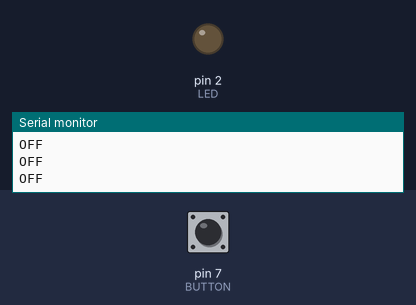
Simulated run of this sketch. Board: Arduino Uno, built with avr-gcc and run on an emulated ATmega328P. Parts: output pins drawn as LEDs (lit = HIGH), the last lines printed to the serial monitor. The inputs (shaded band) are chosen by the test bench; at power-on: pin 7 (BUTTON) LOW.

Above: at 1.2 s.
1.3 s: pin 7 (BUTTON) pulled HIGH for 0.15 s
At 1.4 s:
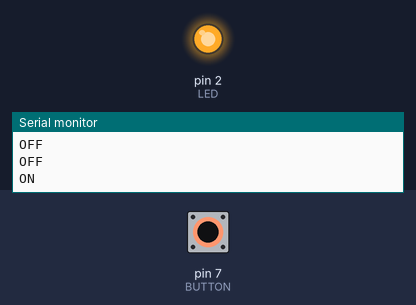
3.0 s: pin 7 (BUTTON) pulled HIGH for 3.2 s
At 7.3 s:
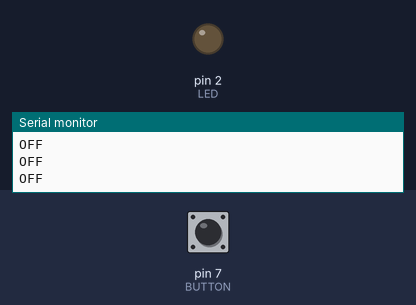
Timing chart, 0 to 8.8 s (numbered marks = the images above; inputs shaded):
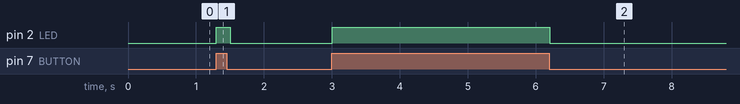

Measured:
- after the input at 1.3 s, pin 2 (LED): LOW → HIGH at once, → LOW 0.20 s later
- after the input at 3.0 s, pin 2 (LED): LOW → HIGH at once, → LOW 3.2 s later

The sketch:

test07LED_Button.ino
```cpp
#define LED 2
#define BUTTON 7
void setup() {
  pinMode(LED, OUTPUT);
  pinMode(BUTTON, INPUT);
  Serial.begin(9600);
}
void loop() {
  if(digitalRead(BUTTON)==HIGH){
    Serial.println("ON");
    digitalWrite(LED, HIGH);
  }else{
    Serial.println("OFF");
    digitalWrite(LED, LOW);
  }
  delay(100);
  //mission1  >>>  red,green,blue button and LED red,green,blue
  //mission2  >>>  red,green,blue button and RGB_LED red++,green++,blue++


}
```
